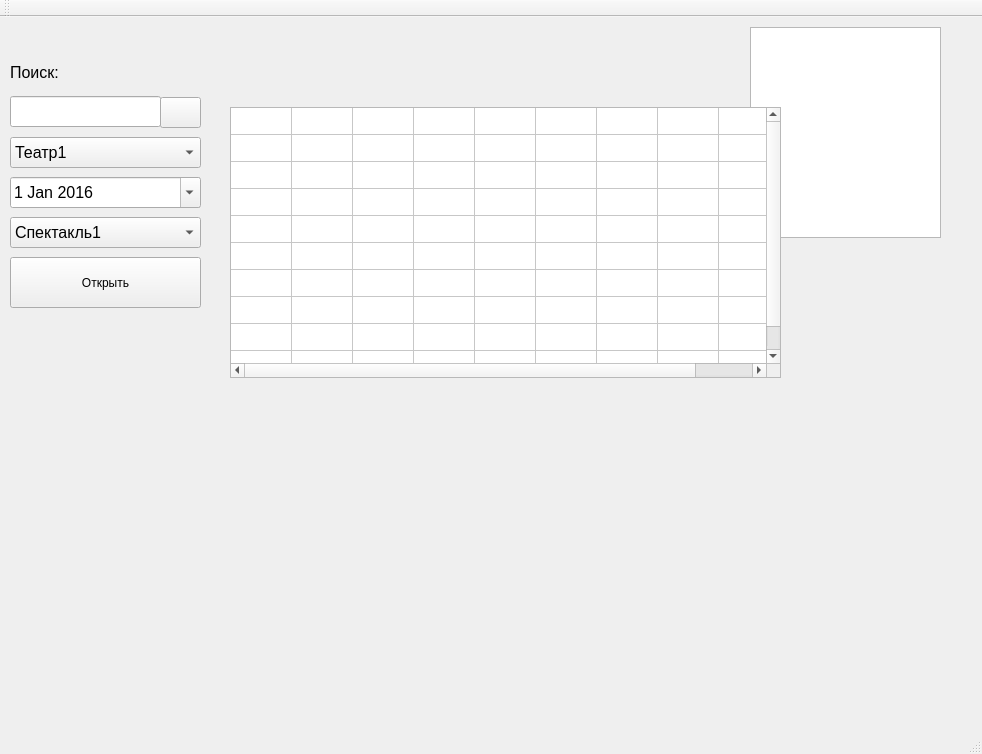
<?xml version="1.0" encoding="UTF-8"?>
<ui version="4.0">
 <class>MainWindow</class>
 <widget class="QMainWindow" name="MainWindow">
  <property name="geometry">
   <rect>
    <x>0</x>
    <y>0</y>
    <width>982</width>
    <height>754</height>
   </rect>
  </property>
  <property name="windowTitle">
   <string>MainWindow</string>
  </property>
  <widget class="QWidget" name="centralWidget">
   <widget class="QGraphicsView" name="graphicsView">
    <property name="geometry">
     <rect>
      <x>750</x>
      <y>10</y>
      <width>191</width>
      <height>211</height>
     </rect>
    </property>
   </widget>
   <widget class="QComboBox" name="comboBox">
    <property name="geometry">
     <rect>
      <x>10</x>
      <y>120</y>
      <width>191</width>
      <height>31</height>
     </rect>
    </property>
    <property name="font">
     <font>
      <pointsize>12</pointsize>
     </font>
    </property>
    <item>
     <property name="text">
      <string>Театр1</string>
     </property>
    </item>
    <item>
     <property name="text">
      <string>Театр2</string>
     </property>
    </item>
    <item>
     <property name="text">
      <string>Театр3</string>
     </property>
    </item>
   </widget>
   <widget class="QDateEdit" name="dateEdit">
    <property name="geometry">
     <rect>
      <x>10</x>
      <y>160</y>
      <width>191</width>
      <height>31</height>
     </rect>
    </property>
    <property name="font">
     <font>
      <pointsize>12</pointsize>
     </font>
    </property>
    <property name="dateTime">
     <datetime>
      <hour>0</hour>
      <minute>0</minute>
      <second>0</second>
      <year>2016</year>
      <month>1</month>
      <day>1</day>
     </datetime>
    </property>
    <property name="calendarPopup">
     <bool>true</bool>
    </property>
   </widget>
   <widget class="QLineEdit" name="lineEdit">
    <property name="geometry">
     <rect>
      <x>10</x>
      <y>79</y>
      <width>151</width>
      <height>31</height>
     </rect>
    </property>
    <property name="font">
     <font>
      <pointsize>12</pointsize>
     </font>
    </property>
   </widget>
   <widget class="QPushButton" name="pushButton">
    <property name="geometry">
     <rect>
      <x>160</x>
      <y>80</y>
      <width>41</width>
      <height>31</height>
     </rect>
    </property>
    <property name="text">
     <string/>
    </property>
   </widget>
   <widget class="QLabel" name="label">
    <property name="geometry">
     <rect>
      <x>10</x>
      <y>40</y>
      <width>61</width>
      <height>31</height>
     </rect>
    </property>
    <property name="text">
     <string>&lt;html&gt;&lt;head/&gt;&lt;body&gt;&lt;p&gt;&lt;span style=&quot; font-size:12pt;&quot;&gt;Поиск:&lt;/span&gt;&lt;/p&gt;&lt;/body&gt;&lt;/html&gt;</string>
    </property>
   </widget>
   <widget class="QComboBox" name="comboBox_2">
    <property name="geometry">
     <rect>
      <x>10</x>
      <y>200</y>
      <width>191</width>
      <height>31</height>
     </rect>
    </property>
    <property name="font">
     <font>
      <pointsize>12</pointsize>
     </font>
    </property>
    <item>
     <property name="text">
      <string>Спектакль1</string>
     </property>
    </item>
    <item>
     <property name="text">
      <string>Спектакль2</string>
     </property>
    </item>
   </widget>
   <widget class="QPushButton" name="pushButton_2">
    <property name="geometry">
     <rect>
      <x>10</x>
      <y>240</y>
      <width>191</width>
      <height>51</height>
     </rect>
    </property>
    <property name="text">
     <string>Открыть</string>
    </property>
   </widget>
   <widget class="QTableWidget" name="tableWidget">
    <property name="geometry">
     <rect>
      <x>230</x>
      <y>90</y>
      <width>551</width>
      <height>271</height>
     </rect>
    </property>
    <attribute name="horizontalHeaderVisible">
     <bool>false</bool>
    </attribute>
    <attribute name="horizontalHeaderDefaultSectionSize">
     <number>61</number>
    </attribute>
    <attribute name="verticalHeaderVisible">
     <bool>false</bool>
    </attribute>
    <attribute name="verticalHeaderCascadingSectionResizes">
     <bool>false</bool>
    </attribute>
    <attribute name="verticalHeaderDefaultSectionSize">
     <number>27</number>
    </attribute>
    <attribute name="verticalHeaderMinimumSectionSize">
     <number>21</number>
    </attribute>
    <row>
     <property name="text">
      <string>Новая строка</string>
     </property>
    </row>
    <row>
     <property name="text">
      <string>Новая строка</string>
     </property>
    </row>
    <row>
     <property name="text">
      <string>Новая строка</string>
     </property>
    </row>
    <row>
     <property name="text">
      <string>Новая строка</string>
     </property>
    </row>
    <row>
     <property name="text">
      <string>Новая строка</string>
     </property>
    </row>
    <row>
     <property name="text">
      <string>Новая строка</string>
     </property>
    </row>
    <row>
     <property name="text">
      <string>Новая строка</string>
     </property>
    </row>
    <row>
     <property name="text">
      <string>Новая строка</string>
     </property>
    </row>
    <row>
     <property name="text">
      <string>Новая строка</string>
     </property>
    </row>
    <row>
     <property name="text">
      <string>Новая строка</string>
     </property>
    </row>
    <column>
     <property name="text">
      <string>Новый столбец</string>
     </property>
    </column>
    <column>
     <property name="text">
      <string>Новый столбец</string>
     </property>
    </column>
    <column>
     <property name="text">
      <string>Новый столбец</string>
     </property>
    </column>
    <column>
     <property name="text">
      <string>Новый столбец</string>
     </property>
    </column>
    <column>
     <property name="text">
      <string>Новый столбец</string>
     </property>
    </column>
    <column>
     <property name="text">
      <string>Новый столбец</string>
     </property>
    </column>
    <column>
     <property name="text">
      <string>Новый столбец</string>
     </property>
    </column>
    <column>
     <property name="text">
      <string>Новый столбец</string>
     </property>
    </column>
    <column>
     <property name="text">
      <string>Новый столбец</string>
     </property>
    </column>
   </widget>
  </widget>
  <widget class="QMenuBar" name="menuBar">
   <property name="geometry">
    <rect>
     <x>0</x>
     <y>0</y>
     <width>982</width>
     <height>21</height>
    </rect>
   </property>
  </widget>
  <widget class="QToolBar" name="mainToolBar">
   <attribute name="toolBarArea">
    <enum>TopToolBarArea</enum>
   </attribute>
   <attribute name="toolBarBreak">
    <bool>false</bool>
   </attribute>
  </widget>
  <widget class="QStatusBar" name="statusBar"/>
 </widget>
 <layoutdefault spacing="6" margin="11"/>
 <resources/>
 <connections/>
</ui>
